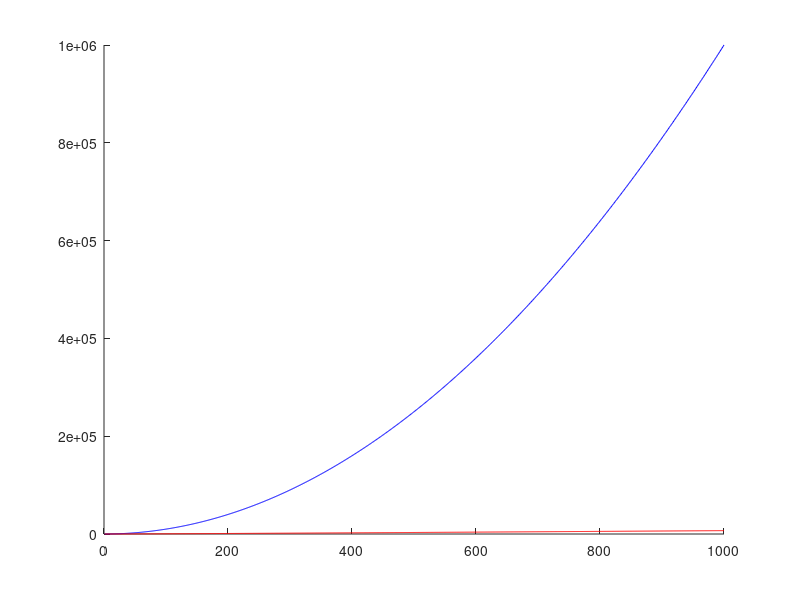

Write MATLAB code to recreate this figure.
% EXERCISE 7.3
%     If N represents sample size, what can
%     you observe about the benefits of scaling as
%     N grows? Where does the efficiency of the
%     FFT algorithm benefit most, for large N or
%     small N?

figure
hold on
N = 1:10 * 100;
plot(N, N.^ 2, 'b')
plot(N, N.*log(N), 'r')